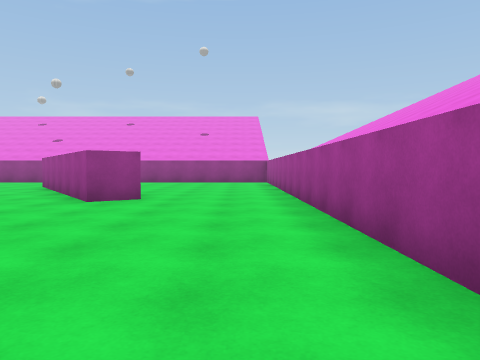
[1] (above)

21 first-person views from a walk through a 3-D level made in the Unity game engine. The camera is 1.2 m above the floor, tilts 2° down and sees 70° across. The floor is counted in squares, 2 m on a side. Each view is taken from the middle of a square. On the plan, view 1 faces up. The plan holds only what a view shows up to about 10 squares ahead; the rest is blank. The place goes on beyond the plan. The player character is not drawn. Surface patterns are stand-ins for the level's own textures.

[2]
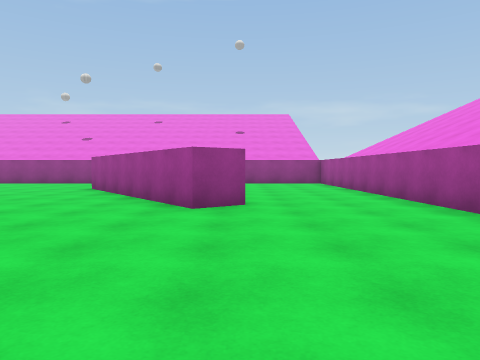

[3]
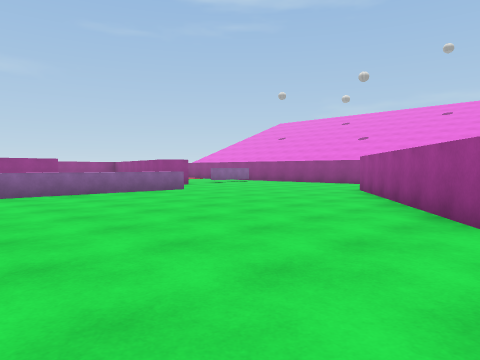

[4]
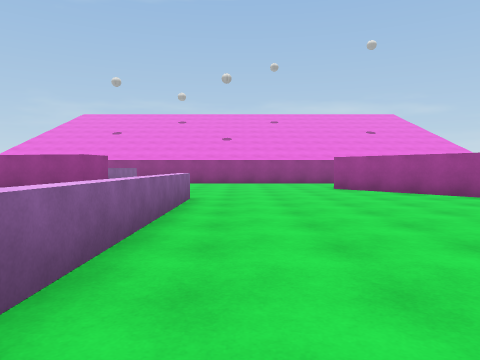

[5]
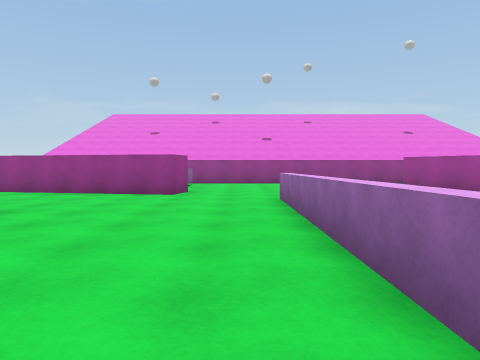

[6]
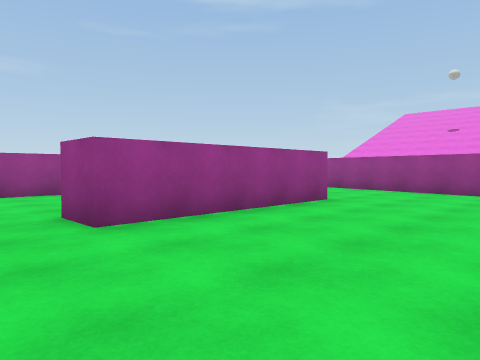

[7]
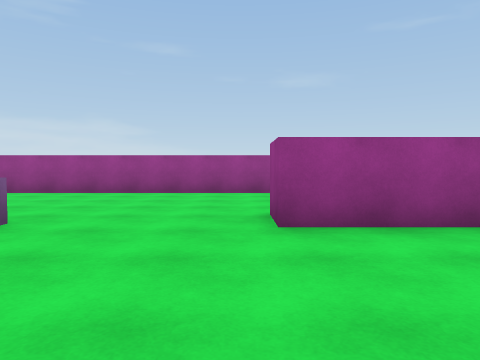

[8]
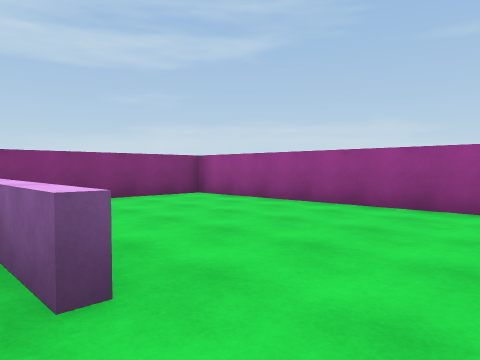

[9]
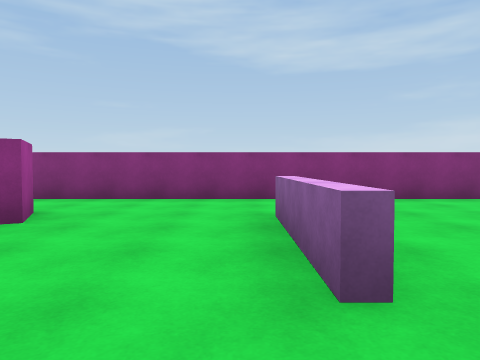

[10]
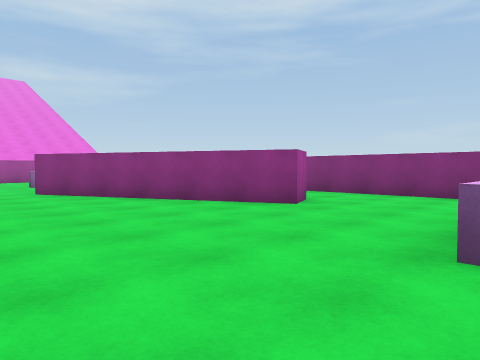

[11]
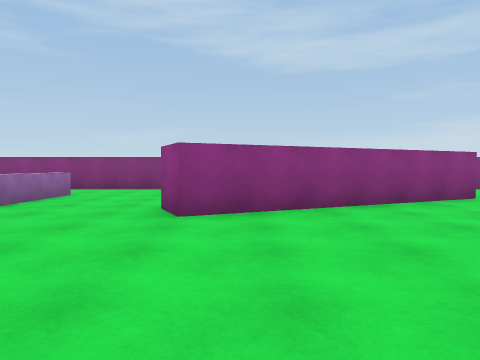

[12]
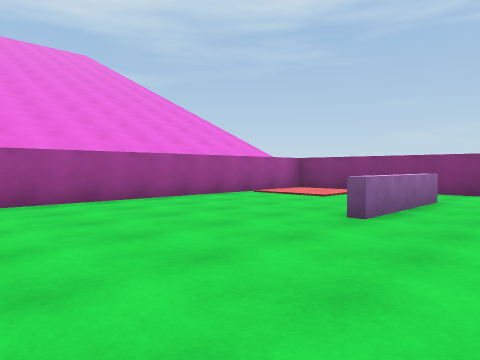

[13]
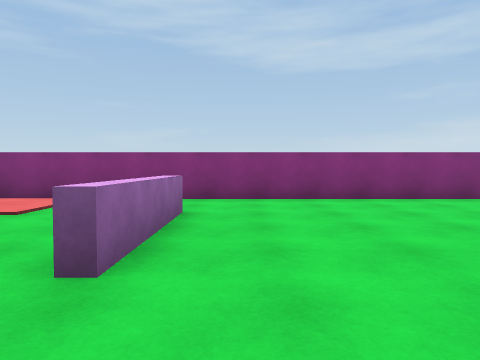

[14]
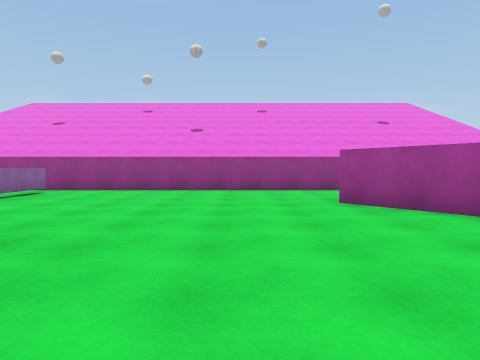

[15]
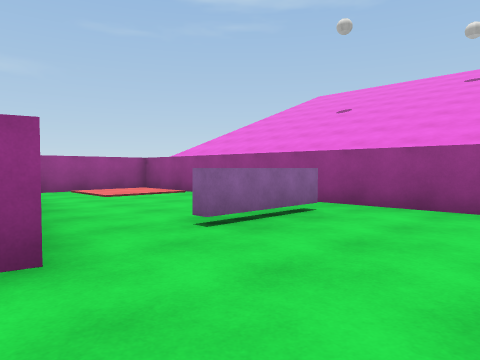

[16]
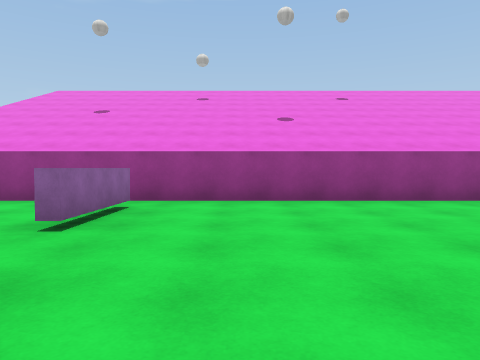

[17]
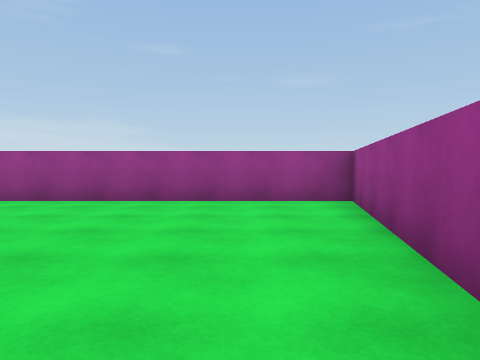

[18]
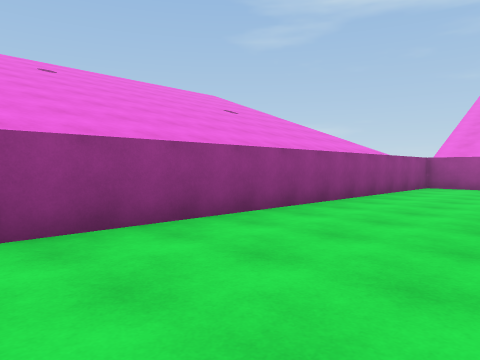

[19]
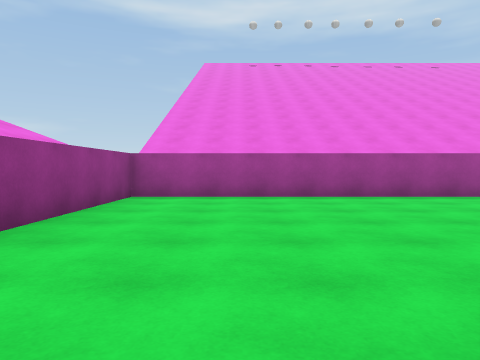

[20]
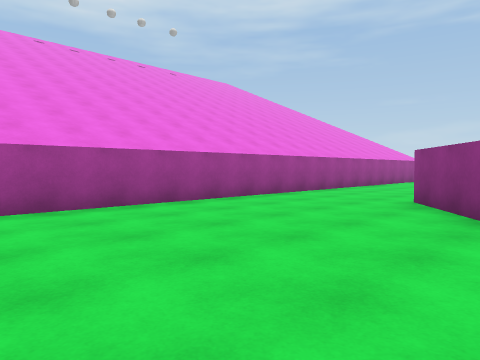

[21]
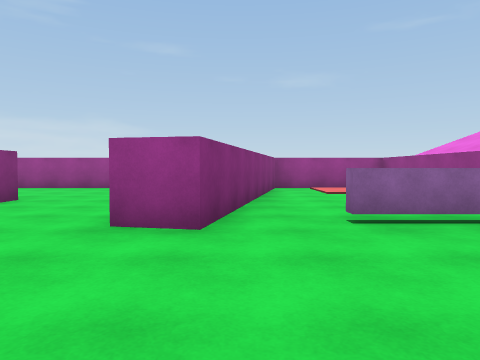

### Floor plan
Points are (right, up) in squares from view 1. A wall is a line through its corners. A room is listed if a view was taken in it or the views show most of it. See-through windows are left out.
Room 1 (views 1, 2, 3, 4, 5, 6, 7, 8, 9, 10, 11, 12, 13, 14, 15, 16, 17, 18, 19, 20, 21)
walls: (-14.5, 5.9) (-14.5, 1.4) (-15.5, 1.4); (-15.5, 5.8) (-14.9, 5.8); (-3.2, 8.4) (-1.9, 6.6) (-2.7, 6) (-6.3, 10.9); (-11.2, -4.7) (-11.6, -3.7) (-6.2, -1.2) (-5.8, -2.2); (-12.7, 13.4) (-12.7, 11.1); (-19.1, 11) (-12.3, 9.6) (-12.5, 8.7) (-19.2, 10.1) (-19.2, -6.7) (0.8, -6.7); (-19.2, 14) (-19.2, 11.4); (1.1, -6.1) (1.1, 14.3) (-19, 14.3)
low walls: (-10.2, 2) (-10.2, 7.8); (-10, 7.8) (-10, 2.4); (-3.2, -4.8) (-3.2, -1.9)

Positions as (right, up) in squares from view 1, and headings:
1: (0, 0), facing up
2: (-2, 1), facing up
3: (-2, 2), facing up-left
4: (-9, 1), facing up
5: (-11, 1), facing up
6: (-11, 0), facing up-left
7: (-11, 1), facing left
8: (-14, 0), facing down-left
9: (-14, 0), facing down
10: (-15, 1), facing down-right
11: (-7, 3), facing down
12: (-5, 2), facing down-right
13: (-4, 0), facing down
14: (-8, 5), facing up
15: (-10, 9), facing up-left
16: (-11, 8), facing up
17: (-13, 8), facing left
18: (-10, 11), facing up-right
19: (-6, 12), facing right
20: (-4, 13), facing down-right
21: (-9, 10), facing left
